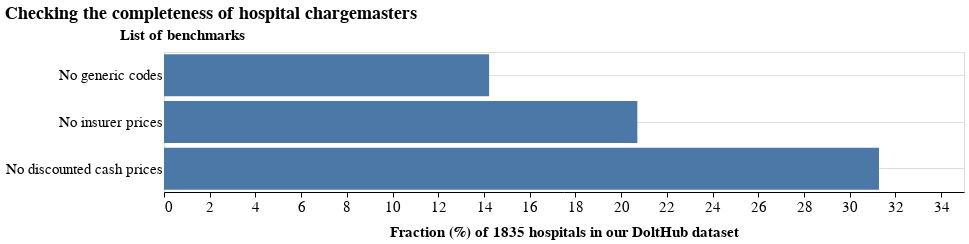

Source (notebook cell):
### Code cell
base = alt.Chart(df2.to_pandas(), title = 'Checking the completeness of hospital chargemasters').mark_bar().encode(
    x = alt.X('value:Q', title = f'Fraction (%) of {n_total} hospitals in our DoltHub dataset'),
    y = alt.Y('measurement:N', title = 'List of benchmarks', sort = 'x')
)

base.properties(width = 800, height = 140)

### Figure 1 — Vega-Lite specification as saved in the notebook (floating-point values rounded to 4 significant figures)
{"config": {"title": {"fontSize": 18, "font": "Helvetica", "anchor": "start", "fontColor": "#000000"}, "axisX": {"domain": true, "domainColor": "#000000", "domainWidth": 1, "grid": false, "labelFont": "Helvetica", "labelFontSize": 15, "labelAngle": 0, "tickColor": "#000000", "tickSize": 5, "titleFont": "Helvetica", "titleFontSize": 15, "titlePadding": 10, "title": "X Axis Title (units)"}, "axisY": {"domain": false, "grid": true, "gridColor": "#DEDDDD", "gridWidth": 1, "labelFont": "Helvetica", "labelFontSize": 15, "labelAngle": 0, "ticks": false, "titleFont": "Helvetica", "titleFontSize": 15, "titlePadding": 10, "title": "Y Axis Title (units)", "titleAngle": 0, "titleY": -10, "titleX": 18}, "range": {"category": ["#1696d2", "#d2d2d2", "#000000", "#fdbf11", "#ec008b", "#55b748", "#5c5859", "#db2b27"], "diverging": ["#cfe8f3", "#a2d4ec", "#73bfe2", "#46abdb", "#1696d2", "#12719e"]}}, "data": {"name": "data-b81c7bfd1e811c37dc5df842e53c683e"}, "mark": "bar", "encoding": {"x": {"field": "value", "title": "Fraction (%) of 1835 hospitals in our DoltHub dataset", "type": "quantitative"}, "y": {"field": "measurement", "sort": "x", "title": "List of benchmarks", "type": "nominal"}}, "height": 140, "title": "Checking the completeness of hospital chargemasters", "width": 800, "$schema": "https://vega.github.io/schema/vega-lite/v4.17.0.json", "datasets": {"data-b81c7bfd1e811c37dc5df842e53c683e": [{"measurement": "No insurer prices", "value": 20.71}, {"measurement": "No discounted cash prices", "value": 31.28}, {"measurement": "No generic codes", "value": 14.22}]}}
